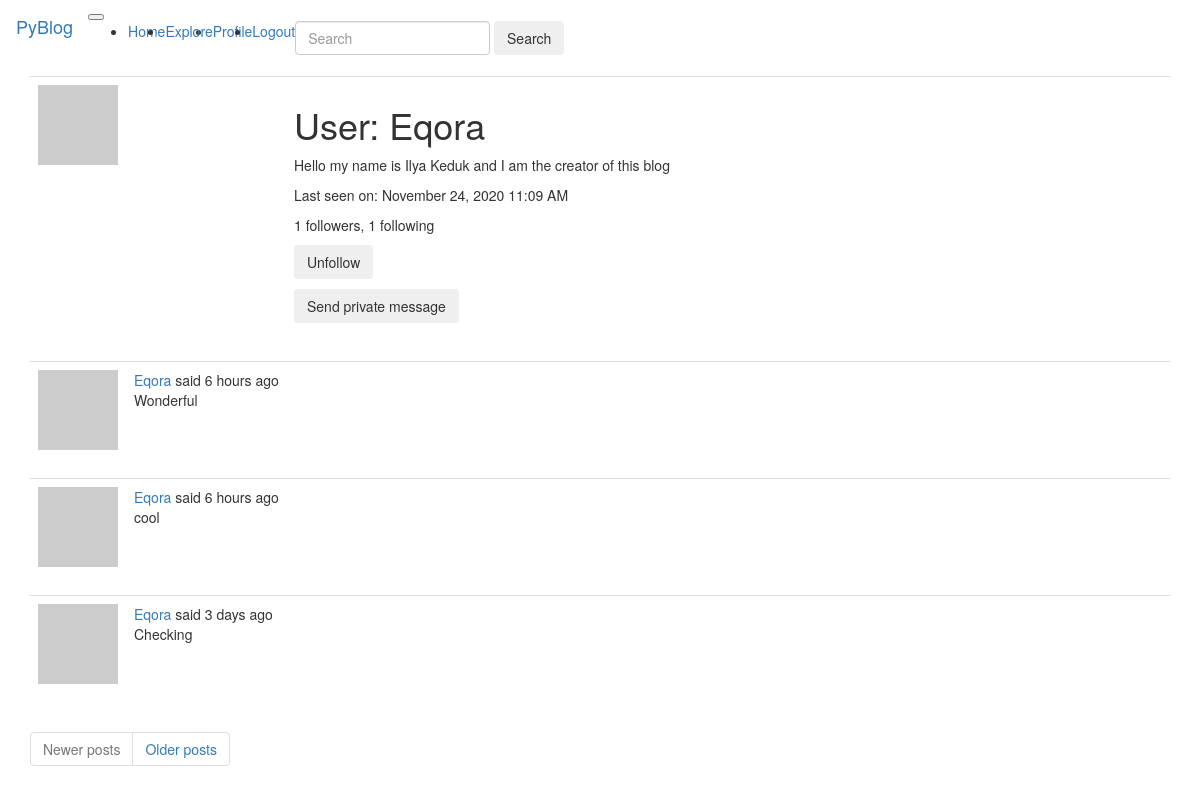
Before: /user/Eqora (signed in) with the older database file.
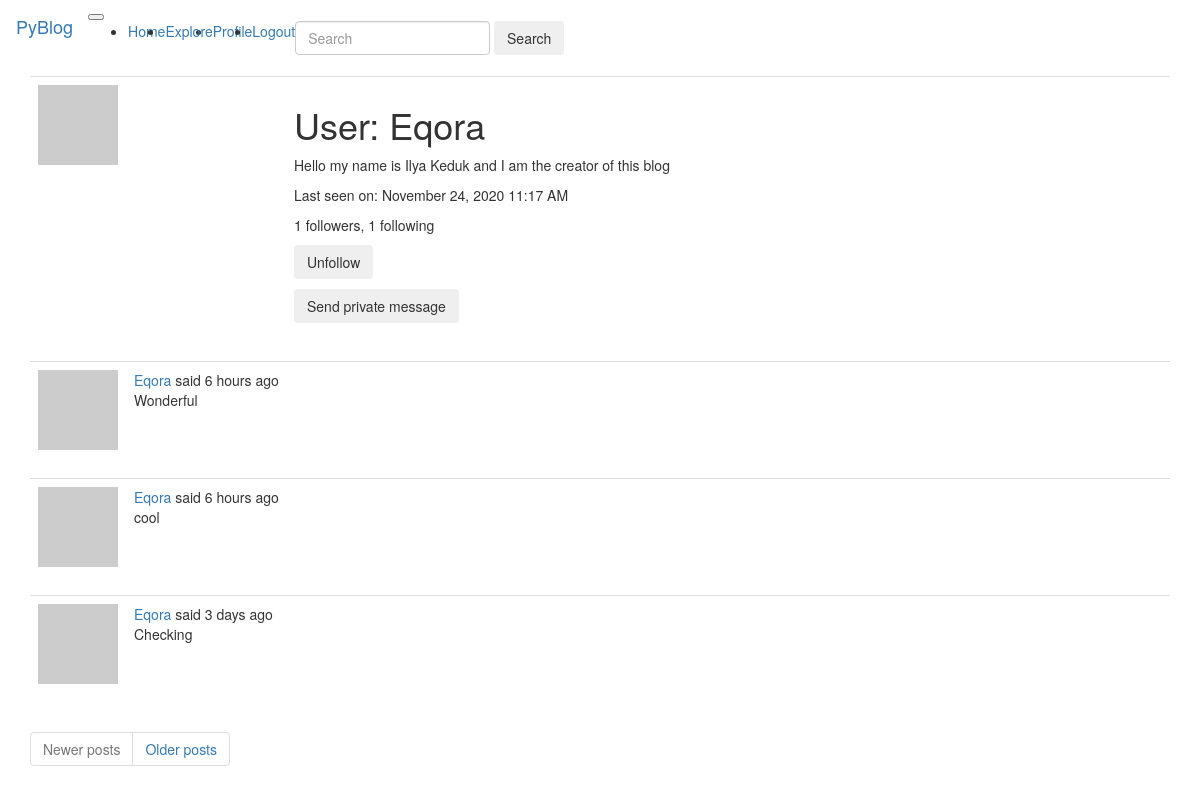
After: the same page with the newer database file.
### app/models.py (models this page shows, shortened)
class User(UserMixin, db.Model):
    id = db.Column(db.Integer, primary_key=True)
    username = db.Column(db.String(64), index=True, unique=True)
    email = db.Column(db.String(120), index=True, unique=True)
    password_hash = db.Column(db.String(128))
    posts = db.relationship('Post', backref='author', lazy='dynamic')
    about_me = db.Column(db.String(140))
    last_seen = db.Column(db.DateTime, default=datetime.utcnow)
    followed = db.relationship(
        'User', secondary=followers,
        primaryjoin=(followers.c.follower_id == id),
        secondaryjoin=(followers.c.followed_id == id),
        backref=db.backref('followers', lazy='dynamic'), lazy='dynamic')
    messages_sent = db.relationship('Message',
                                    foreign_keys='Message.sender_id',
                                    backref='author', lazy='dynamic')
    messages_received = db.relationship('Message',
                                        foreign_keys='Message.recipient_id',
                                        backref='recipient', lazy='dynamic')
    last_message_read_time = db.Column(db.DateTime)
    notifications = db.relationship('Notification', backref='user',
                                    lazy='dynamic')
    def avatar(self, size):
        digest = md5(self.email.lower().encode('utf-8')).hexdigest()
        return 'https://www.gravatar.com/avatar/{}?d=identicon&s={}'.format(
            digest, size)
    def is_following(self, user):
        return self.followed.filter(
            followers.c.followed_id == user.id).count() > 0
    def new_messages(self):
        last_read_time = self.last_message_read_time or datetime(1900, 1, 1)
        return Message.query.filter_by(recipient=self).filter(
            Message.timestamp > last_read_time).count()

class SearchableMixin(object):
    @classmethod
    def before_commit(cls, session):
        session._changes = {
            'add': list(session.new),
            'update': list(session.dirty),
            'delete': list(session.deleted)
        }
    @classmethod
    def after_commit(cls, session):
        for obj in session._changes['add']:
            if isinstance(obj, SearchableMixin):
                add_to_index(obj.__tablename__, obj)
        for obj in session._changes['update']:
            if isinstance(obj, SearchableMixin):
                add_to_index(obj.__tablename__, obj)
        for obj in session._changes['delete']:
            if isinstance(obj, SearchableMixin):
                remove_from_index(obj.__tablename__, obj)
        session._changes = None

class Post(SearchableMixin, db.Model):
    __searchable__ = ['body']
    id = db.Column(db.Integer, primary_key=True)
    body = db.Column(db.String(140))
    timestamp = db.Column(db.DateTime, index=True, default=datetime.utcnow)
    user_id = db.Column(db.Integer, db.ForeignKey('user.id'))
    language = db.Column(db.String(5))

### app/main/routes.py (the view)
@bp.route('/user/<username>')
@login_required
def user(username):
    user = User.query.filter_by(username=username).first_or_404()
    page = request.args.get('page', 1, type=int)
    posts = user.posts.order_by(Post.timestamp.desc()).paginate(
        page, current_app.config['POSTS_PER_PAGE'], False)
    next_url = url_for('main.user', username=user.username,
                       page=posts.next_num) if posts.has_next else None
    prev_url = url_for('main.user', username=user.username,
                       page=posts.prev_num) if posts.has_prev else None
    form = EmptyForm()
    return render_template('user.html', user=user, posts=posts.items,
                           next_url=next_url, prev_url=prev_url, form=form)

### app/main/forms.py
class SearchForm(FlaskForm):
    q = StringField(_l('Search'), validators=[DataRequired()])
    def __init__(self, *args, **kwargs):
        if 'formdata' not in kwargs:
            kwargs['formdata'] = request.args
        if 'csrf_enabled' not in kwargs:
            kwargs['csrf_enabled'] = False
        super(SearchForm, self).__init__(*args, **kwargs)

class EmptyForm(FlaskForm):
    submit = SubmitField('Submit')

### app/main/routes.py (called while the page is built)
@bp.before_app_request
def before_request():
    if current_user.is_authenticated:
        current_user.last_seen = datetime.utcnow()
        db.session.commit()
        g.search_form = SearchForm()
    g.locale = str(get_locale())

### app/models.py (called while the page is built)
@login.user_loader
def load_user(id):
    return User.query.get(int(id))

### app/templates/user.html (shortened to what this page needs)
{% extends "base.html" %}
{% block app_content %}
    <table class="table table-hover">
        <tr>
            <td width="256px"><img src="{{ user.avatar(256) }}"></td>
            <td>
                <h1>{{ _('User') }}: {{ user.username }}</h1>
                {% if user.about_me %}<p>{{ user.about_me }}</p>{% endif %}
                {% if user.last_seen %}
                <p>{{ _('Last seen on') }}: {{ moment(user.last_seen).format('LLL') }}</p>
                {% endif %}
                <p>{{ _('%(count)d followers', count=user.followers.count()) }}, {{ _('%(count)d following', count=user.followed.count()) }}</p>
                {% if user == current_user %}
                <p><a href="{{ url_for('main.edit_profile') }}">{{ _('Edit your profile') }}</a></p>
                {% else %}
                <p>
                    <form action="{{ url_for('main.unfollow', username=user.username) }}" method="post">
                        {{ form.submit(value=_('Unfollow'), class_='btn btn-outline-danger') }}
                    </form>
                </p>
                {% endif %}
            {% if user != current_user %}
                <p>
                    <form action="{{ url_for('main.send_message',recipient=user.username) }}" method="post">
                        {{ form.submit(value=_('Send private message'), class_='btn btn-outline-warning') }}
                    </form>
                </p>
                {% endif %}
            </td>
        </tr>
    </table>
    {% for post in posts %}
        {% include '_post.html' %}
    {% endfor %}
    <nav aria-label="Page navigation example">
        <ul class="pagination">
            <li class="page-item {% if not prev_url %} disabled {% endif %}">
                <a class="page-link" href="{{ prev_url or '#' }}" tabindex="-1">{{ _('Newer posts') }}</a>
            </li>
            <li class="page-item {% if not next_url %} disabled {% endif %}">
                <a class="page-link" href="{{ next_url or '#' }}">{{ _('Older posts') }}</a>
            </li>
        </ul>
    </nav>
{% endblock %}

### app/templates/base.html (shortened to what this page needs)
{% extends 'bootstrap/base.html' %}
{% block navbar %}
    <nav class="navbar navbar-expand-lg navbar-dark bg-dark">
  <a class="navbar-brand" href="{{ url_for('main.index') }}">PyBlog</a>
  <button class="navbar-toggler" type="button" data-toggle="collapse" data-target="#navbarSupportedContent" aria-controls="navbarSupportedContent" aria-expanded="false" aria-label="Toggle navigation">
  </button>
  <div class="collapse navbar-collapse" id="navbarSupportedContent">
    <ul class="navbar-nav mr-auto">
      <li class="nav-item active">
        <a class="nav-link" href="{{ url_for('main.index') }}">{{ _('Home') }} <span class="sr-only">(current)</span></a>
      </li>
      <li class="nav-item dropdown">
        <a class="nav-link dropdown-toggle" href="#" id="navbarDropdown" role="button" data-toggle="dropdown" aria-haspopup="true" aria-expanded="false">
          {{ _('Explore') }}
        </a>
      </li>
      {% if current_user.is_anonymous%}
      <li class="nav-item">
        <a class="nav-link" href="{{ url_for('auth.login') }}" tabindex="-1" aria-disabled="true">{{ _('Login') }}</a>
      </li>
      {% else %}
      <li class="nav-item">
          <a class="nav-link" href="{{ url_for('main.user', username=current_user.username) }}">{{ _('Profile') }}</a>
      </li>
      <li class="nav-item">
          <a class="nav-link" href="{{ url_for('auth.logout') }}">{{ _('Logout') }}</a>
      </li>
      {% endif %}
    </ul>
    {% if g.search_form %}
        <form class="form-inline my-2 my-lg-0" method="get" action="{{ url_for('main.search') }}">
            <div class="form-group">
                        {{ g.search_form.q(size=20, class='form-control', placeholder=g.search_form.q.label.text) }}
            </div>
            <button class="btn btn-outline-success my-2 my-sm-0" type="submit">Search</button>
        </form>
    {% endif %}
</nav>
{% endblock %}
{% block content %}
    <div class="container">
        {% block app_content %}{% endblock %}
    </div>
{% endblock %}

### app/templates/_post.html (shortened to what this page needs)
    <table class="table table-hover">
        <tr>
            <td width="70px">
                <a href="{{ url_for('main.user', username=post.author.username) }}">
                    <img src="{{ post.author.avatar(70) }}" />
                </a>
            </td>
            <td>
                {{ _('%(username)s said %(when)s',
                    username=user_link, when=moment(post.timestamp).fromNow()) }}
                <br>
                <span id="post{{ post.id }}">{{ post.body }}</span>
            </td>
        </tr>
    </table>

Changed rows visible on the page:
changed User "Eqora": last_seen "November 24, 2020 11:09 AM" → "November 24, 2020 11:17 AM"
